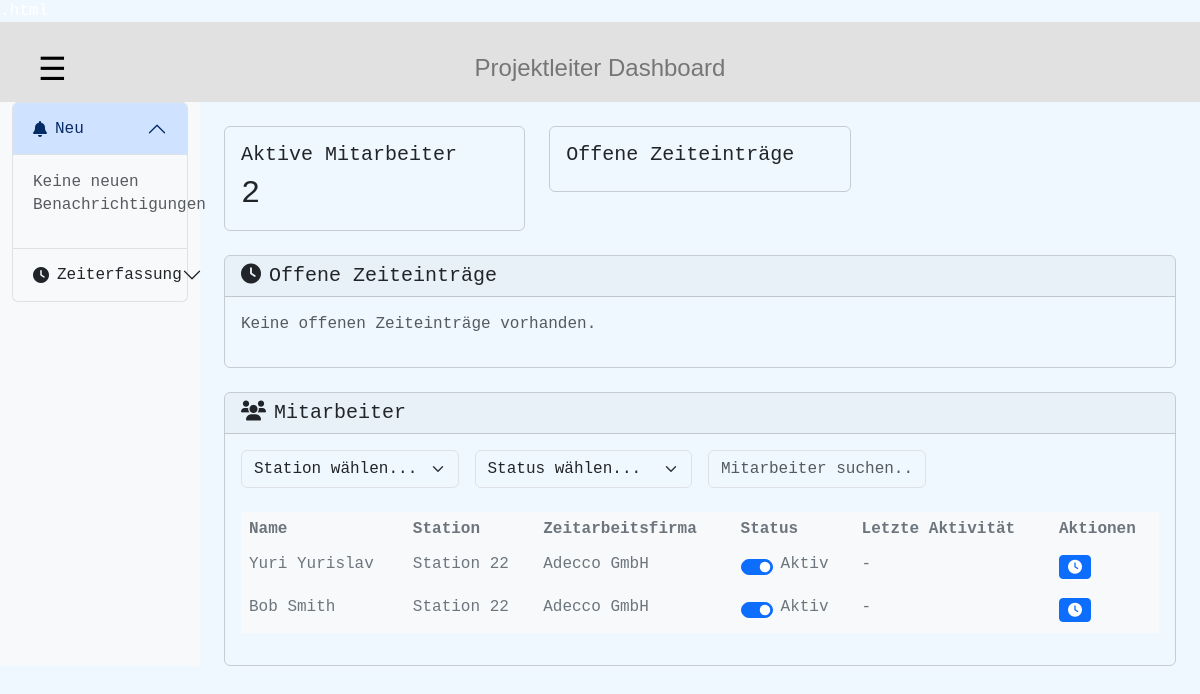
The app's page /project-manager/dashboard/ (signed in), older data.
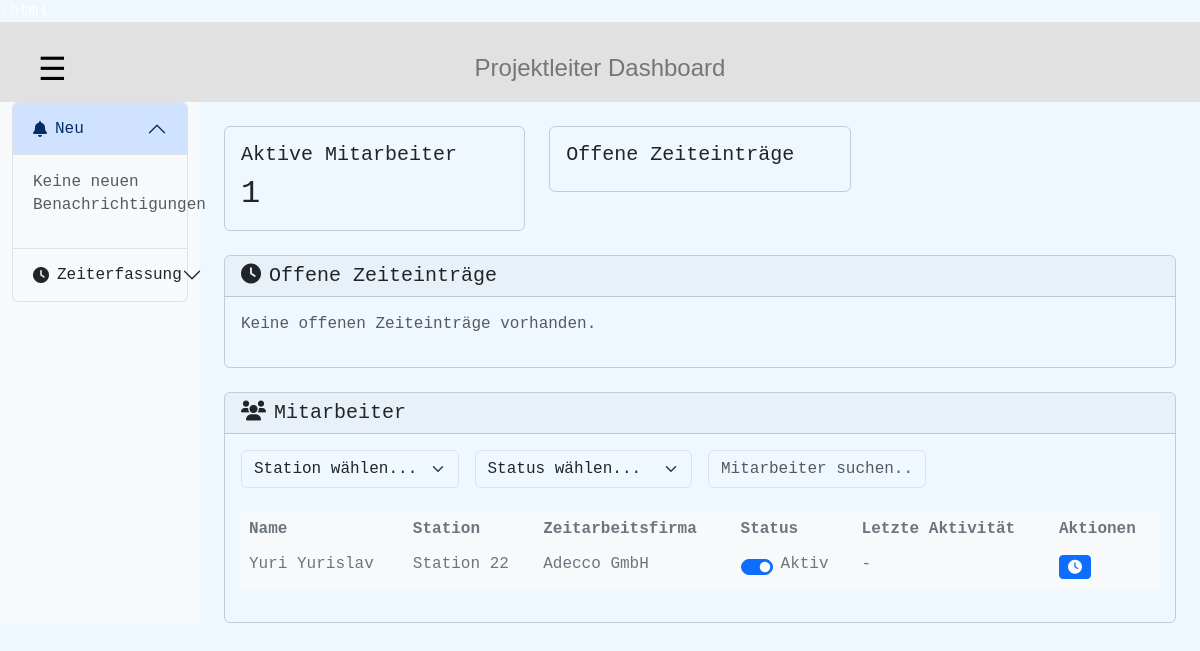
The same page, newer data.
### time_tracking/models.py (models this page shows, shortened)
class CustomUser(AbstractUser):
    USER_TYPES = (
        ('ADMIN', 'Administrator'),
        ('PROJECT_MANAGER', 'Projektleiter'),
        ('TEMP_WORKER', 'Zeitarbeitskraft'),
    )
    user_type = models.CharField(max_length=20, choices=USER_TYPES)
    station = models.ForeignKey(Station, on_delete=models.SET_NULL, null=True, blank=True)
    zeitarbeitsfirma = models.ForeignKey(Zeitarbeitsfirma, on_delete=models.SET_NULL, null=True, blank=True)
    project_manager = models.ForeignKey('self', on_delete=models.SET_NULL, null=True, blank=True,
                                        limit_choices_to={'user_type': 'PROJECT_MANAGER'})

class Station(models.Model):
    name = models.CharField(max_length=255)
    location = models.CharField(max_length=255)

class Zeitarbeitsfirma(models.Model):
    name = models.CharField(max_length=255)
    address = models.CharField(max_length=255)
    contact_person = models.CharField(max_length=255)

### time_tracking/views.py (the view)
class ProjectManagerDashboard(UserPassesTestMixin, ListView):
    model = TimeEntry
    template_name = 'time_tracking/admin/project_manager_dashboard.html'
    context_object_name = 'time_entries'
    paginate_by = 10
    ordering = ['-timestamp']
    def test_func(self):
        return is_project_manager(self.request.user)
    def get_queryset(self):
        return TimeEntry.objects.filter(
            user__project_manager=self.request.user
        ).select_related('user')
    def get_context_data(self, **kwargs):
        context = super().get_context_data(**kwargs)
        context['workers'] = CustomUser.objects.filter(
            project_manager=self.request.user,
            user_type='TEMP_WORKER'
        )
        context['active_workers_count'] = context['workers'].filter(is_active=True).count()
        context['pending_entries'] = TimeEntry.objects.filter(
            user__project_manager=self.request.user,
            approval_status='PENDING'  # Changed from status to approval_status
        ).select_related('user').order_by('-timestamp')
        context['notifications'] = Notification.objects.filter(
            user=self.request.user,
            read=False
        ).order_by('-created_at')
        return context

### time_tracking/views.py (called while the page is built)
def is_project_manager(user):
    return user.user_type == 'PROJECT_MANAGER'

### time_tracking/templates/time_tracking/admin/project_manager_dashboard.html (shortened to what the changed rows need)
{% extends "time_tracking/base/project_manager_base.html" %}
{% load static %}
{% block content %}
<div class="container-fluid" style="background-color: aliceblue;">
    <div class="row">
        <div class="col-md-3 col-lg-2 d-md-block bg-light sidebar">
            <div class="accordion" id="pmAccordion">
                <div class="accordion-item">
                    <h2 class="accordion-header">
                        <button class="accordion-button" type="button" data-bs-toggle="collapse" data-bs-target="#notificationsCollapse">
                            <i class="fas fa-bell me-2"></i>Neu
                        </button>
                    </h2>
                </div>
                <div class="accordion-item">
                    <h2 class="accordion-header">
                        <button class="accordion-button collapsed" type="button" data-bs-toggle="collapse" data-bs-target="#timetrackingCollapse">
                            <i class="fas fa-clock me-2"></i>Zeiterfassung
                        </button>
                    </h2>
                </div>
            </div>
        </div>
        <div class="col-md-9 col-lg-10 ms-sm-auto px-md-4">
            <div class="row mt-4">
                <div class="col-md-4">
                    <div class="card">
                        <div class="card-body">
                            <h5 class="card-title">Aktive Mitarbeiter</h5>
                            <p class="card-text h2" id="activeWorkersCount">{{ active_workers_count }}</p>
                        </div>
                    </div>
                </div>
            </div>
                            {% regroup pending_entries by user as user_entries %}
            <div class="row mt-4" id="workers">
                <div class="col-12">
                    <div class="card">
                        <div class="card-body">
                            <div class="table-responsive">
                                <table class="table table-hover">
                                    <thead>
                                        <tr>
                                            <th>Name</th>
                                            <th>Station</th>
                                            <th>Zeitarbeitsfirma</th>
                                            <th>Status</th>
                                            <th>Letzte Aktivität</th>
                                            <th>Aktionen</th>
                                        </tr>
                                    </thead>
                                    <tbody>
                                        {% for worker in workers %}
                                        <tr class="worker-row" data-worker-id="{{ worker.id }}">
                                            <td>{{ worker.get_full_name }}</td>
                                            <td>{{ worker.station.name }}</td>
                                            <td>{{ worker.zeitarbeitsfirma.name }}</td>
                                            <td>
                                                <div class="form-check form-switch">
                                                    <input class="form-check-input worker-status"
                                                           type="checkbox"
                                                           data-worker-id="{{ worker.id }}"
                                                           {% if worker.is_active %}checked{% endif %}>
                                                    <label class="form-check-label">
                                                        {% if worker.is_active %}Aktiv{% else %}Inaktiv{% endif %}
                                                    </label>
                                                </div>
                                            </td>
                                            <td>{{ worker.last_login|default:"-" }}</td>
                                            <td>
                                                <button class="btn btn-sm btn-primary view-times"
                                                        data-worker-id="{{ worker.id }}">
                                                    <i class="fas fa-clock"></i>
                                                </button>
                                            </td>
                                        </tr>
                                        {% endfor %}
                                    </tbody>
                                </table>
                            </div>
                        </div>
                    </div>
                </div>
            </div>
        </div>
    </div>
</div>
{% endblock %}

Row changes from the older to the newer data that the page shows:
removed CustomUser: get_full_name "Bob Smith", station.name "Station 22", zeitarbeitsfirma.name "Adecco GmbH", is_active "☑", shows "Aktiv", last_login "-"
Text that changed along with them:
{{ active_workers_count }}: "2" → "1"
